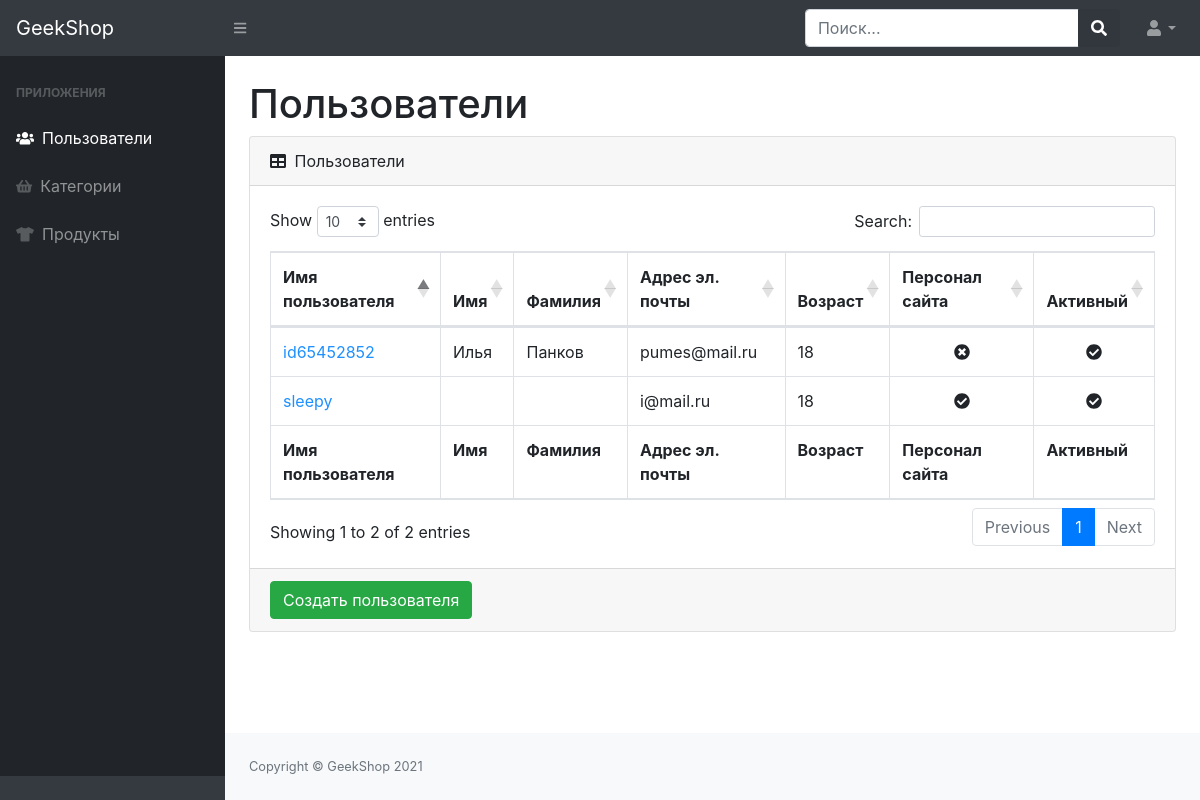
/admin-staff/users/ (signed in), run on an earlier commit of the app's database.
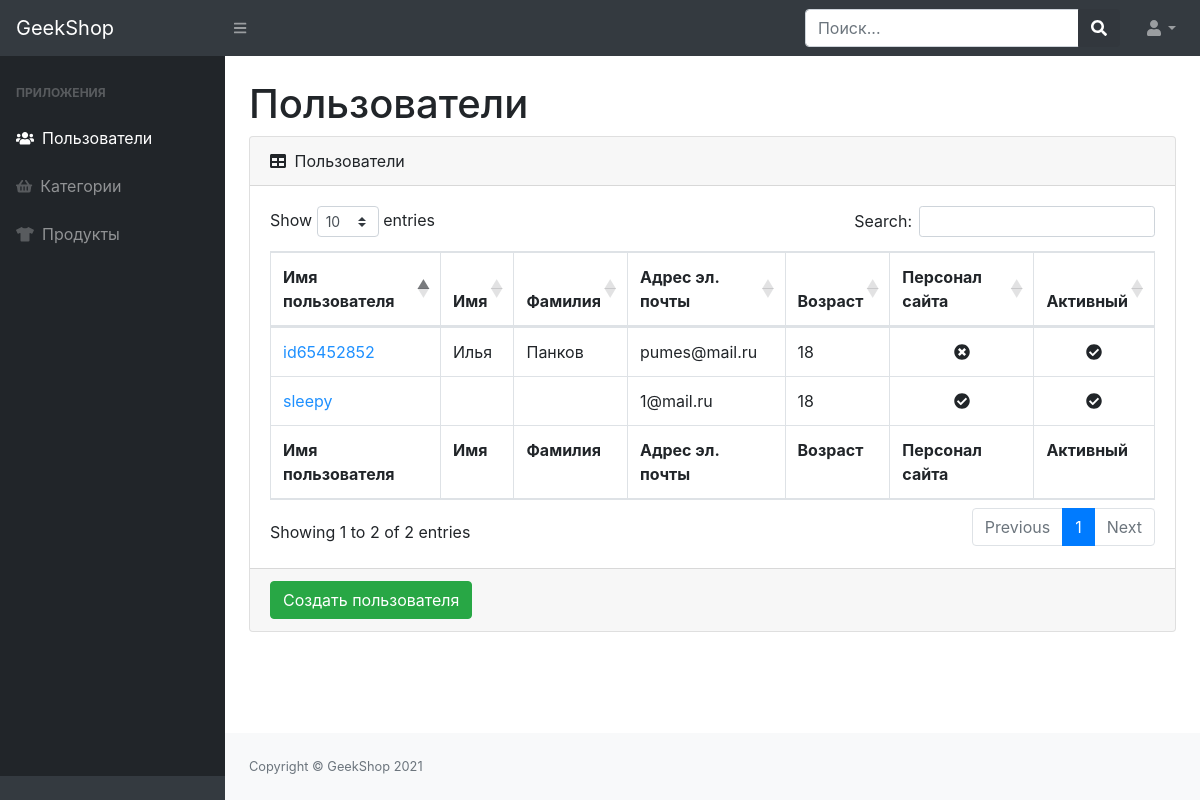
And on a later commit of the database.
### users/models.py (models this page shows, shortened)
class User(AbstractUser):
    image = models.ImageField(upload_to="users_images", blank=True)
    age = models.PositiveIntegerField(default=18, verbose_name="Возраст")
    language = models.CharField(
        max_length=3, verbose_name='язык пользователя', default='ENG')
    activation_key = models.CharField(max_length=128, blank=True,)
    activation_key_expires = models.DateTimeField(
        auto_now_add=True, blank=True)

### admins/views.py (the view)
# urls.py: path('users/', UserListView.as_view(), name='admin_users'),
class UserListView(ListView):
    model = User  # Выбор модели(таблицы бд)
    template_name = 'admins/admin-users-read.html'  # Ренер выбранного шаблона
    def get_context_data(self, *, object_list=None, **kwargs):
        contex = super(UserListView, self).get_context_data(object_list=None, **kwargs)
        contex['title'] = 'Админ-панель - Пользователи'
        return contex
    @method_decorator(user_passes_test(lambda u: u.is_staff))
    def dispatch(self, request, *args, **kwargs):
        return super(UserListView, self).dispatch(request, *args, **kwargs)

### admins/templates/admins/admin-users-read.html
{% extends 'admins/base.html' %}
{% load static %}
{% block content %}
<main>
    <div class="container-fluid">
        <h1 class="mt-4">Пользователи</h1>
        <div class="card mb-4">
            <div class="card-header">
                <i class="fas fa-table mr-1"></i>
                Пользователи
            </div>
            <div class="card-body">
                <div class="table-responsive">
                    <table class="table table-bordered" id="dataTable" width="100%" cellspacing="0">
                        <thead>
                            <tr>
                                <th>Имя пользователя</th>
                                <th>Имя</th>
                                <th>Фамилия</th>
                                <th>Адрес эл. почты</th>
                                <th>Возраст</th>
                                <th>Персонал сайта</th>
                                <th>Активный</th>
                            </tr>
                        </thead>
                        <tfoot>
                            <tr>
                                <th>Имя пользователя</th>
                                <th>Имя</th>
                                <th>Фамилия</th>
                                <th>Адрес эл. почты</th>
                                <th>Возраст</th>
                                <th>Персонал сайта</th>
                                <th>Активный</th>
                            </tr>
                        </tfoot>
                        <tbody>
                            {% for user in object_list %}
                            <tr>
                                <td>
                                    <a href="{% url 'admins:admin_users_update' user.id %}" style="color: dodgerblue">
                                        {{user.username }}</a>
                                </td>
                                <td>{{ user.first_name }}</td>
                                <td>{{ user.last_name }}</td>
                                <td>{{ user.email }}</td>
                                <td>{{ user.age }}</td>
                                <td class="text-center">
                                    {% if user.is_staff %}
                                    <i class="fas fa-check-circle"></i>
                                    {% else %}
                                    <i class="fas fa-times-circle"></i>
                                    {% endif %}
                                </td>
                                <td class="text-center">
                                    {% if user.is_active %}
                                    <i class="fas fa-check-circle"></i>
                                    {% else %}
                                    <i class="fas fa-times-circle"></i>
                                    {% endif %}
                                </td>
                            </tr>
                            {% endfor %}
                        </tbody>
                    </table>
                </div>
            </div>
            <div class="card-footer">
                <a href="{% url 'admins:admin_users_create' %}">
                    <button class="btn btn-success">Создать пользователя</button>
                </a>
            </div>
        </div>
    </div>
</main>
{% endblock %}

What changed in the data, as far as the page shows it:
changed User "sleepy": email "i@mail.ru" → "1@mail.ru"
